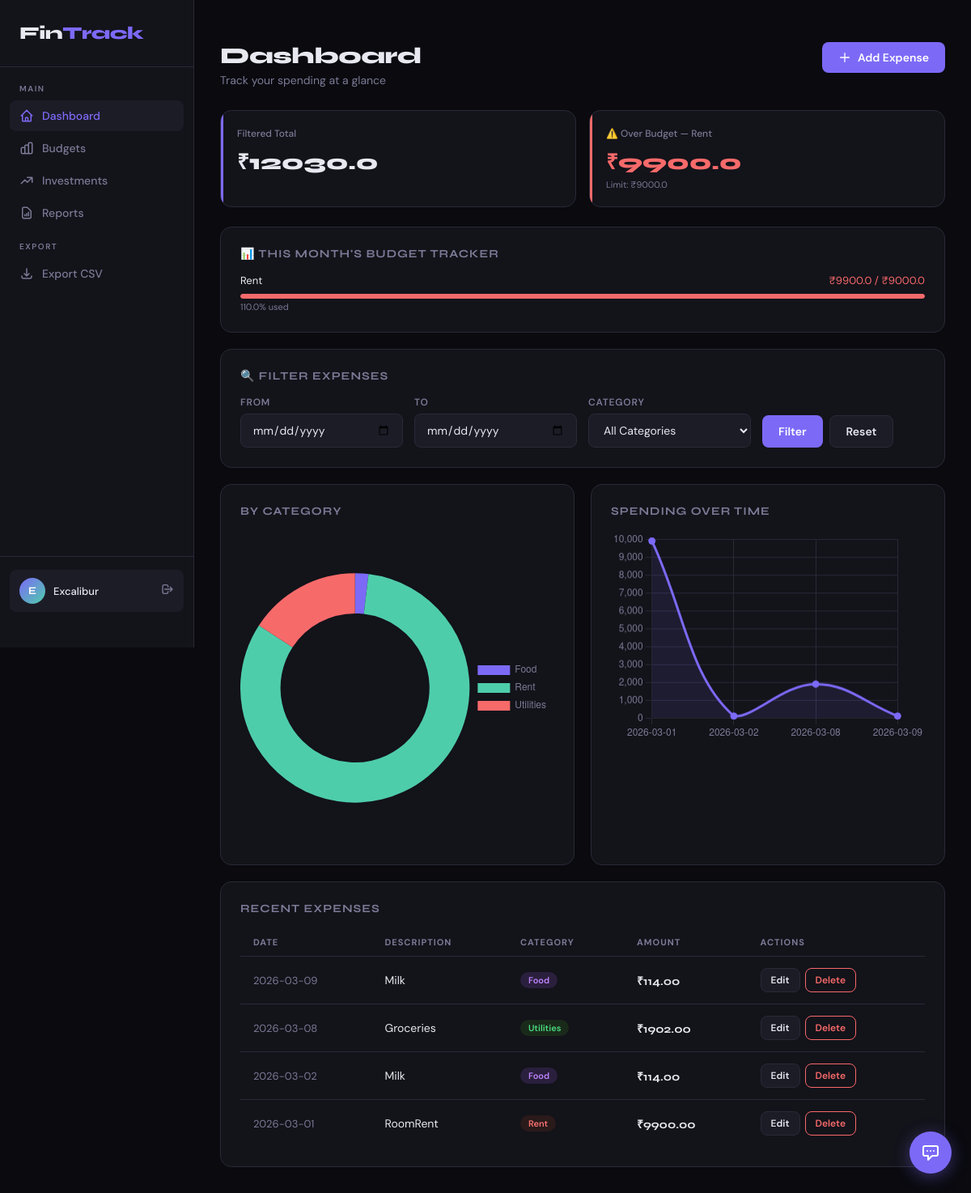
Screenshot of / (signed in) with the database file from the repository.
### app.py (models this page shows)
class User(db.Model, UserMixin):
    id = db.Column(db.Integer, primary_key=True)
    username = db.Column(db.String(100), unique=True, nullable=False)
    password = db.Column(db.String(200), nullable=False)
    currency = db.Column(db.String(10), default="₹")

class Budget(db.Model):
    id = db.Column(db.Integer, primary_key=True)
    user_id = db.Column(db.Integer, db.ForeignKey('user.id'))
    category = db.Column(db.String(50), nullable=False)
    limit_amount = db.Column(db.Float, nullable=False)
    month = db.Column(db.String(7), nullable=False)  # YYYY-MM

class Expense(db.Model):
    id = db.Column(db.Integer, primary_key=True)
    user_id = db.Column(db.Integer, db.ForeignKey('user.id'))
    description = db.Column(db.String(120), nullable=False)
    amount = db.Column(db.Float, nullable=False)
    category = db.Column(db.String(50), nullable=False)
    date = db.Column(db.Date, nullable=False, default=date.today)
    is_recurring = db.Column(db.Boolean, default=False)
    recurrence = db.Column(db.String(20), nullable=True)  # monthly/weekly

### app.py (the view)
@app.route("/")
@login_required
def index():
    start = request.args.get("start")
    end = request.args.get("end")
    category = request.args.get("category")
    query = Expense.query.filter_by(user_id=current_user.id)
    if start:
        query = query.filter(Expense.date >= datetime.strptime(start, "%Y-%m-%d").date())
    if end:
        query = query.filter(Expense.date <= datetime.strptime(end, "%Y-%m-%d").date())
    if category:
        query = query.filter(Expense.category == category)
    expenses = query.order_by(Expense.date.desc()).all()
    total = round(sum(e.amount for e in expenses), 2)
    cat_rows = db.session.query(Expense.category, func.sum(Expense.amount))\
        .filter_by(user_id=current_user.id).group_by(Expense.category).all()
    cat_labels = [c for c, _ in cat_rows]
    cat_values = [float(v) for _, v in cat_rows]
    day_rows = db.session.query(Expense.date, func.sum(Expense.amount))\
        .filter_by(user_id=current_user.id).group_by(Expense.date).order_by(Expense.date).all()
    day_labels = [d.isoformat() for d, _ in day_rows]
    day_values = [float(v) for _, v in day_rows]
    current_month = date.today().strftime("%Y-%m")
    budgets = Budget.query.filter_by(user_id=current_user.id, month=current_month).all()
    budget_alerts = []
    for b in budgets:
        spent = db.session.query(func.sum(Expense.amount))\
            .filter_by(user_id=current_user.id, category=b.category)\
            .filter(func.strftime('%Y-%m', Expense.date) == current_month).scalar() or 0
        pct = round((spent / b.limit_amount) * 100, 1)
        budget_alerts.append({
            "category": b.category,
            "spent": round(spent, 2),
            "limit": b.limit_amount,
            "pct": pct,
            "over": spent > b.limit_amount
        })
    monthly_data = []
    for i in range(5, -1, -1):
        d = date.today().replace(day=1) - timedelta(days=i * 28)
        m = d.strftime("%Y-%m")
        t = db.session.query(func.sum(Expense.amount))\
            .filter_by(user_id=current_user.id)\
            .filter(func.strftime('%Y-%m', Expense.date) == m).scalar() or 0
        monthly_data.append({"month": m, "total": round(float(t), 2)})
    return render_template("index.html",
        expenses=expenses, categories=EXPENSE_CATEGORIES, total=total,
        today=date.today().isoformat(), cat_labels=cat_labels, cat_values=cat_values,
        day_labels=day_labels, day_values=day_values, budget_alerts=budget_alerts,
        monthly_data=monthly_data, currency=current_user.currency)

### app.py (called while the page is built)
@login_manager.user_loader
def load_user(user_id):
    return User.query.get(int(user_id))

### templates/index.html (shortened to what this page needs)
{% extends "base.html" %}
{% block content %}
<div class="page-header">
  <div style="display:flex; justify-content:space-between; align-items:flex-start; flex-wrap:wrap; gap:12px;">
    <div>
      <h1 class="page-title">Dashboard</h1>
      <p class="page-subtitle">Track your spending at a glance</p>
    </div>
    <button class="btn btn-primary" onclick="document.getElementById('addModal').style.display='flex'">
      <svg width="16" height="16" fill="none" viewBox="0 0 24 24" stroke="currentColor"><path stroke-linecap="round" stroke-linejoin="round" stroke-width="2" d="M12 4v16m8-8H4"/></svg>
      Add Expense
    </button>
  </div>
</div>
<div class="stats-grid">
  <div class="stat-card">
    <div class="stat-label">Filtered Total</div>
    <div class="stat-value">{{ currency }}{{ total }}</div>
  </div>
  {% for alert in budget_alerts %}
  {% if alert.over %}
  <div class="stat-card red">
    <div class="stat-label">⚠️ Over Budget — {{ alert.category }}</div>
    <div class="stat-value">{{ currency }}{{ alert.spent }}</div>
    <div style="font-size:11px;color:var(--text-muted);margin-top:4px">Limit: {{ currency }}{{ alert.limit }}</div>
  </div>
  {% endif %}
  {% endfor %}
</div>
{% if budget_alerts %}
<div class="card" style="margin-bottom:20px;">
  <div class="card-title">📊 This Month's Budget Tracker</div>
  <div style="display:grid; grid-template-columns: repeat(auto-fit, minmax(220px,1fr)); gap:16px;">
    {% for a in budget_alerts %}
    <div>
      <div style="display:flex;justify-content:space-between;font-size:13px;margin-bottom:4px;">
        <span>{{ a.category }}</span>
        <span style="color:{% if a.over %}var(--danger){% elif a.pct > 75 %}var(--warning){% else %}var(--text-muted){% endif %}">
          {{ currency }}{{ a.spent }} / {{ currency }}{{ a.limit }}
        </span>
      </div>
      <div class="progress-bar">
        <div class="progress-fill {% if a.over %}danger{% elif a.pct > 75 %}warning{% endif %}" style="width:{{ [a.pct, 100]|min }}%"></div>
      </div>
      <div style="font-size:11px;color:var(--text-muted);margin-top:3px">{{ a.pct }}% used</div>
    </div>
    {% endfor %}
  </div>
</div>
{% endif %}
<div class="card" style="margin-bottom:20px;">
  <div class="card-title">🔍 Filter Expenses</div>
  <form method="GET" action="/">
    <div class="form-grid">
      <div class="form-group">
        <label>From</label>
        <input type="date" name="start" value="{{ request.args.get('start','') }}">
      </div>
      <div class="form-group">
        <label>To</label>
        <input type="date" name="end" value="{{ request.args.get('end','') }}">
      </div>
      <div class="form-group">
        <label>Category</label>
        <select name="category">
          <option value="">All Categories</option>
        </select>
      </div>
      <div class="form-group" style="justify-content:flex-end;">
        <label>&nbsp;</label>
        <div style="display:flex;gap:8px;">
          <button type="submit" class="btn btn-primary">Filter</button>
          <a href="/" class="btn btn-ghost">Reset</a>
        </div>
      </div>
    </div>
  </form>
</div>
<div class="grid-2" style="margin-bottom:20px;">
  <div class="card">
    <div class="card-title">By Category</div>
    <canvas id="catChart" height="200"></canvas>
  </div>
  <div class="card">
    <div class="card-title">Spending Over Time</div>
    <canvas id="dayChart" height="200"></canvas>
  </div>
</div>
<div class="card">
  <div class="card-title">Recent Expenses</div>
  {% if expenses %}
  <div class="table-wrap">
    <table>
      <thead>
        <tr>
          <th>Date</th>
          <th>Description</th>
          <th>Category</th>
          <th>Amount</th>
          <th>Actions</th>
        </tr>
      </thead>
      <tbody>
        {% for e in expenses %}
        <tr>
          <td style="color:var(--text-muted);font-size:13px">{{ e.date }}</td>
          <td>
            {{ e.description }}
          </td>
          <td><span class="badge badge-{{ e.category.lower() }}">{{ e.category }}</span></td>
          <td class="amount-cell">{{ currency }}{{ "%.2f"|format(e.amount) }}</td>
          <td>
            <div style="display:flex;gap:6px;">
              <a href="{{ url_for('edit', expense_id=e.id) }}" class="btn btn-ghost btn-sm">Edit</a>
              <form method="POST" action="{{ url_for('delete', expense_id=e.id) }}" onsubmit="return confirm('Delete this expense?')">
                <button type="submit" class="btn btn-danger btn-sm">Delete</button>
              </form>
            </div>
          </td>
        </tr>
        {% endfor %}
      </tbody>
    </table>
  </div>
  {% else %}
  <div style="text-align:center;padding:48px;color:var(--text-muted);">
    <div style="font-size:40px;margin-bottom:12px;">💸</div>
    <p>No expenses found. Add your first one!</p>
  </div>
  {% endif %}
</div>
{% endblock %}
{% block scripts %}
<script>
const catLabels = {{ cat_labels | tojson }};
const catValues = {{ cat_values | tojson }};
const dayLabels = {{ day_labels | tojson }};
const dayValues = {{ day_values | tojson }};
const colors = ['#7c6af7','#4ecdab','#f76a6a','#f5a524','#60a5fa','#e879f9','#4ade80','#fb923c','#a78bfa'];
new Chart(document.getElementById('catChart'), {
  type: 'doughnut',
  data: {
    labels: catLabels,
    datasets: [{ data: catValues, backgroundColor: colors, borderWidth: 0 }]
  },
  options: {
    plugins: { legend: { position: 'right', labels: { color: '#7a7a96', font: { size: 12 } } } },
    cutout: '65%'
  }
});
new Chart(document.getElementById('dayChart'), {
  type: 'line',
  data: {
    labels: dayLabels,
    datasets: [{
      data: dayValues,
      borderColor: '#7c6af7',
      backgroundColor: 'rgba(124,106,247,0.1)',
      fill: true,
      tension: 0.4,
      pointRadius: 4,
      pointBackgroundColor: '#7c6af7'
    }]
  },
  options: {
    plugins: { legend: { display: false } },
    scales: {
      x: { ticks: { color: '#7a7a96', maxRotation: 45 }, grid: { color: '#2a2a38' } },
      y: { ticks: { color: '#7a7a96' }, grid: { color: '#2a2a38' } }
    }
  }
});
</script>
{% endblock %}

### templates/base.html (shortened to what this page needs)
<!DOCTYPE html>
<html lang="en">
<head>
</head>
<body>
{% if current_user.is_authenticated %}
<aside class="sidebar">
  <div class="sidebar-logo">Fin<span>Track</span></div>
  <nav class="sidebar-nav">
    <div class="nav-label">Main</div>
    <a href="{{ url_for('index') }}" class="nav-link {% if request.endpoint == 'index' %}active{% endif %}">
      <svg fill="none" viewBox="0 0 24 24" stroke="currentColor"><path stroke-linecap="round" stroke-linejoin="round" stroke-width="2" d="M3 12l2-2m0 0l7-7 7 7M5 10v10a1 1 0 001 1h3m10-11l2 2m-2-2v10a1 1 0 01-1 1h-3m-6 0a1 1 0 001-1v-4a1 1 0 011-1h2a1 1 0 011 1v4a1 1 0 001 1m-6 0h6"/></svg>
      Dashboard
    </a>
    <a href="{{ url_for('budget') }}" class="nav-link {% if request.endpoint == 'budget' %}active{% endif %}">
      Budgets
    </a>
    <a href="{{ url_for('investments') }}" class="nav-link {% if request.endpoint == 'investments' %}active{% endif %}">
      <svg fill="none" viewBox="0 0 24 24" stroke="currentColor"><path stroke-linecap="round" stroke-linejoin="round" stroke-width="2" d="M13 7h8m0 0v8m0-8l-8 8-4-4-6 6"/></svg>
      Investments
    </a>
    <a href="{{ url_for('report') }}" class="nav-link {% if request.endpoint == 'report' %}active{% endif %}">
      <svg fill="none" viewBox="0 0 24 24" stroke="currentColor"><path stroke-linecap="round" stroke-linejoin="round" stroke-width="2" d="M9 17v-2m3 2v-4m3 4v-6m2 10H7a2 2 0 01-2-2V5a2 2 0 012-2h5.586a1 1 0 01.707.293l5.414 5.414a1 1 0 01.293.707V19a2 2 0 01-2 2z"/></svg>
      Reports
    </a>
    <div class="nav-label" style="margin-top:16px">Export</div>
    <a href="{{ url_for('export_csv') }}" class="nav-link">
      <svg fill="none" viewBox="0 0 24 24" stroke="currentColor"><path stroke-linecap="round" stroke-linejoin="round" stroke-width="2" d="M4 16v1a3 3 0 003 3h10a3 3 0 003-3v-1m-4-4l-4 4m0 0l-4-4m4 4V4"/></svg>
      Export CSV
    </a>
  </nav>
  <div class="sidebar-footer">
    <div class="user-chip">
      <div class="user-avatar">{{ current_user.username[0].upper() }}</div>
      <div class="user-name">{{ current_user.username }}</div>
      <a href="{{ url_for('logout') }}" class="logout-btn">
        <svg width="16" height="16" fill="none" viewBox="0 0 24 24" stroke="currentColor"><path stroke-linecap="round" stroke-linejoin="round" stroke-width="2" d="M17 16l4-4m0 0l-4-4m4 4H7m6 4v1a3 3 0 01-3 3H6a3 3 0 01-3-3V7a3 3 0 013-3h4a3 3 0 013 3v1"/></svg>
      </a>
    </div>
  </div>
</aside>
{% endif %}
<main class="main" {% if not current_user.is_authenticated %}style="margin-left:0"{% endif %}>
  {% block content %}{% endblock %}
</main>
{% if current_user.is_authenticated %}
<div class="chat-widget">
  <button class="chat-toggle" onclick="document.getElementById('chatBox').classList.toggle('open')">
    <svg fill="none" viewBox="0 0 24 24" stroke="currentColor"><path stroke-linecap="round" stroke-linejoin="round" stroke-width="2" d="M8 10h.01M12 10h.01M16 10h.01M9 16H5a2 2 0 01-2-2V6a2 2 0 012-2h14a2 2 0 012 2v8a2 2 0 01-2 2h-5l-5 5v-5z"/></svg>
  </button>
</div>
{% endif %}
{% block scripts %}{% endblock %}
</body>
</html>

### rows the page displays
User: username "E", username "Excalibur"
Budget: category "Rent", currency "₹", spent "9900.0", limit "9000.0", {{ [a.pct, 100]|min }} 100 (drawn), pct "110.0"
Expense: date "2026-03-09", description "Milk", category "Food", currency "₹", amount "114.00"
Expense: date "2026-03-08", description "Groceries", category "Utilities", currency "₹", amount "1902.00"
Expense: date "2026-03-02", description "Milk", category "Food", currency "₹", amount "114.00"
Expense: date "2026-03-01", description "RoomRent", category "Rent", currency "₹", amount "9900.00"

### other values shown
{{ currency }} "₹"
{{ total }} "12030.0"
chart data {{ cat_labels | tojson }} ["Food", "Rent", "Utilities"]
chart data {{ cat_values | tojson }} [228.0, 9900.0, 1902.0]
chart data {{ day_labels | tojson }} ["2026-03-01", "2026-03-02", "2026-03-08", "2026-03-09"]
chart data {{ day_values | tojson }} [9900.0, 114.0, 1902.0, 114.0]
